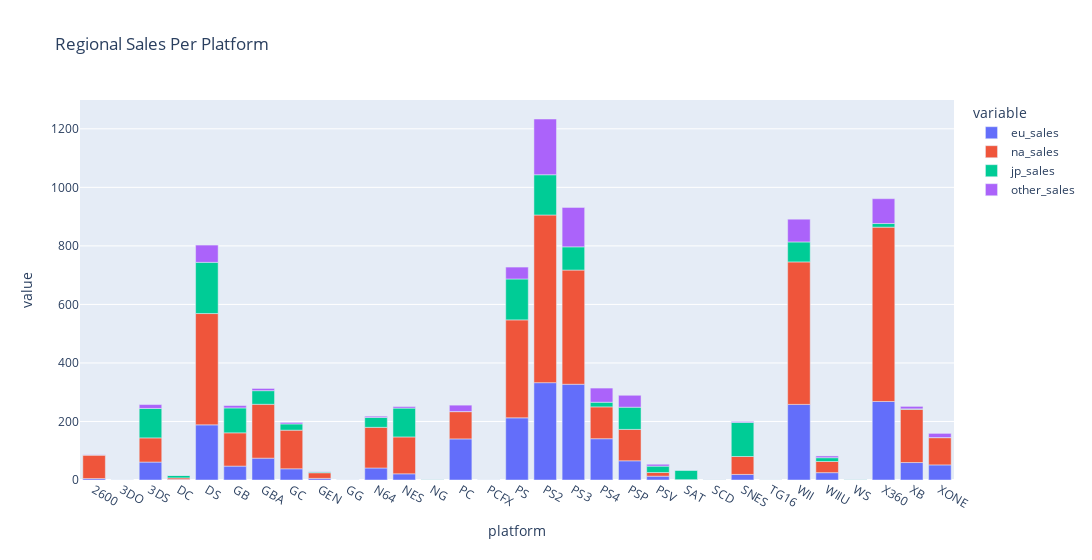

Notebook code cell kept with this figure:
### Code cell
# platform regional sales
px.bar(platform_sales, x='platform', y=['eu_sales','na_sales', 
'jp_sales', 'other_sales'], width=1400, title='Regional Sales Per Platform')

### Figure 1 — Plotly figure (JSON) as saved in the notebook; plotly's stock layout.template omitted (floating-point values rounded to 4 significant figures)
{"data": [{"alignmentgroup": "True", "hovertemplate": "variable=eu_sales<br>platform=%{x}<br>value=%{y}<extra></extra>", "legendgroup": "eu_sales", "marker": {"color": "#636efa", "pattern": {"shape": ""}}, "name": "eu_sales", "offsetgroup": "eu_sales", "orientation": "v", "showlegend": true, "textposition": "auto", "type": "bar", "x": ["2600", "3DO", "3DS", "DC", "DS", "GB", "GBA", "GC", "GEN", "GG", "N64", "NES", "NG", "PC", "PCFX", "PS", "PS2", "PS3", "PS4", "PSP", "PSV", "SAT", "SCD", "SNES", "TG16", "WII", "WIIU", "WS", "X360", "XB", "XONE"], "xaxis": "x", "y": [4.86, 0, 61.27, 1.69, 188.4, 47.51, 74.59, 38.32, 5.52, 0, 41.03, 21.15, 0, 140.4, 0, 212.4, 332.6, 327.2, 141.1, 65.62, 13.07, 0.54, 0.36, 19.04, 0, 258.3, 25.13, 0, 268.3, 59.65, 51.59], "yaxis": "y"}, {"alignmentgroup": "True", "hovertemplate": "variable=na_sales<br>platform=%{x}<br>value=%{y}<extra></extra>", "legendgroup": "na_sales", "marker": {"color": "#EF553B", "pattern": {"shape": ""}}, "name": "na_sales", "offsetgroup": "na_sales", "orientation": "v", "showlegend": true, "textposition": "auto", "type": "bar", "x": ["2600", "3DO", "3DS", "DC", "DS", "GB", "GBA", "GC", "GEN", "GG", "N64", "NES", "NG", "PC", "PCFX", "PS", "PS2", "PS3", "PS4", "PSP", "PSV", "SAT", "SCD", "SNES", "TG16", "WII", "WIIU", "WS", "X360", "XB", "XONE"], "xaxis": "x", "y": [80.78, 0, 82.65, 5.43, 380.3, 113.6, 184.1, 131.9, 19.27, 0, 138.9, 125.9, 0, 93.34, 0, 334.7, 572.9, 390.1, 108.7, 107.3, 12.47, 0.72, 1, 61.23, 0, 486.9, 38.1, 0, 595.7, 182.1, 93.12], "yaxis": "y"}, {"alignmentgroup": "True", "hovertemplate": "variable=jp_sales<br>platform=%{x}<br>value=%{y}<extra></extra>", "legendgroup": "jp_sales", "marker": {"color": "#00cc96", "pattern": {"shape": ""}}, "name": "jp_sales", "offsetgroup": "jp_sales", "orientation": "v", "showlegend": true, "textposition": "auto", "type": "bar", "x": ["2600", "3DO", "3DS", "DC", "DS", "GB", "GBA", "GC", "GEN", "GG", "N64", "NES", "NG", "PC", "PCFX", "PS", "PS2", "PS3", "PS4", "PSP", "PSV", "SAT", "SCD", "SNES", "TG16", "WII", "WIIU", "WS", "X360", "XB", "XONE"], "xaxis": "x", "y": [0, 0.1, 100.6, 8.56, 175.0, 85.12, 46.56, 21.34, 2.67, 0.04, 33.76, 98.65, 1.44, 0.17, 0.03, 139.8, 137.5, 79.41, 15.96, 75.88, 21.84, 32.26, 0.45, 116.5, 0.16, 68.28, 13.01, 1.42, 12.3, 1.38, 0.34], "yaxis": "y"}, {"alignmentgroup": "True", "hovertemplate": "variable=other_sales<br>platform=%{x}<br>value=%{y}<extra></extra>", "legendgroup": "other_sales", "marker": {"color": "#ab63fa", "pattern": {"shape": ""}}, "name": "other_sales", "offsetgroup": "other_sales", "orientation": "v", "showlegend": true, "textposition": "auto", "type": "bar", "x": ["2600", "3DO", "3DS", "DC", "DS", "GB", "GBA", "GC", "GEN", "GG", "N64", "NES", "NG", "PC", "PCFX", "PS", "PS2", "PS3", "PS4", "PSP", "PSV", "SAT", "SCD", "SNES", "TG16", "WII", "WIIU", "WS", "X360", "XB", "XONE"], "xaxis": "x", "y": [0.84, 0, 13.27, 0.27, 59.04, 8.16, 7.61, 5.13, 0.89, 0, 4.31, 5.31, 0, 21.88, 0, 40.69, 190.5, 134.6, 48.35, 40.76, 6.43, 0.07, 0.05, 3.22, 0, 77.71, 5.95, 0, 84.88, 8.48, 14.27], "yaxis": "y"}], "layout": {"barmode": "relative", "legend": {"title": {"text": "variable"}, "tracegroupgap": 0}, "title": {"text": "Regional Sales Per Platform"}, "width": 1400, "xaxis": {"anchor": "y", "domain": [0, 1], "title": {"text": "platform"}}, "yaxis": {"anchor": "x", "domain": [0, 1], "title": {"text": "value"}}}}
